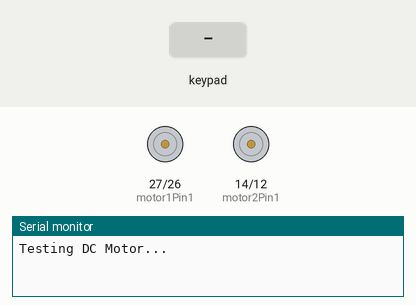
Recording of a sketch running on a simulated ESP32. Shown: motor-driver pin pairs drawn as motors (green arrow = first pin HIGH = forward, orange = second pin HIGH = backward, longer = more drive, scaled by the enable pin), the last lines printed to the serial monitor. Inputs (shaded band) come from the test bench.

Above: at 1.2 s.
1.3 s: key 'U' pressed
At 1.5 s:
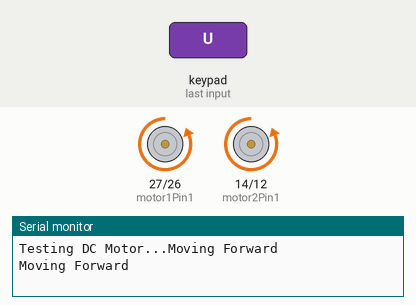
3.2 s: key 'D' pressed
At 3.41 s:
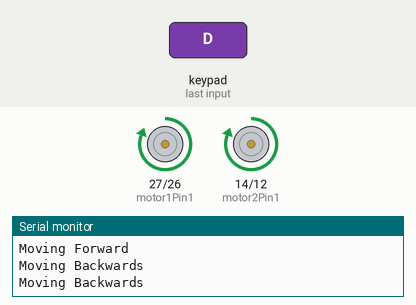
5.1 s: key 'L' pressed
At 5.32 s:
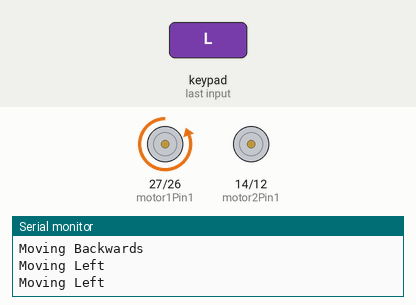
7.0 s: key 'R' pressed
At 7.23 s:
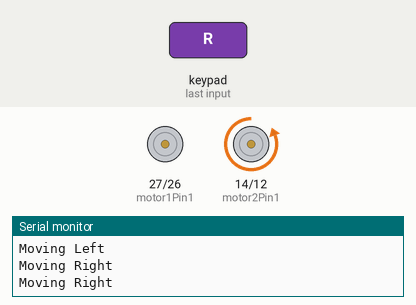
Timing chart, 0 to 9.9 s (numbered marks = the images above; inputs shaded):
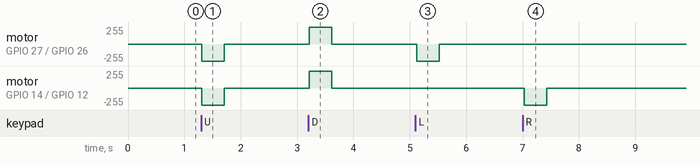

The sketch:

CarController.ino
```cpp
#define CUSTOM_SETTINGS
#define INCLUDE_GAMEPAD_MODULE
#include <DabbleESP32.h>

// Motor A
int motor1Pin1 = 27;
int motor1Pin2 = 26;
int enable1Pin = 25;
const int pwm1Channel = 0;

// Motor B
int motor2Pin1 = 14;
int motor2Pin2 = 12;
int enable2Pin = 13;
const int pwm2Channel = 1;

// Setting PWM properties
const int freq = 30000;
const int resolution = 8;

void setup()
{
  // sets the pins as outputs:
  pinMode(motor1Pin1, OUTPUT);
  pinMode(motor1Pin2, OUTPUT);
  pinMode(enable1Pin, OUTPUT);

  pinMode(motor2Pin1, OUTPUT);
  pinMode(motor2Pin2, OUTPUT);
  pinMode(enable2Pin, OUTPUT);

  // configure LED PWM functionalitites
  ledcSetup(pwm1Channel, freq, resolution);
  ledcSetup(pwm2Channel, freq, resolution);

  // attach the channel to the GPIO to be controlled
  ledcAttachPin(enable1Pin, pwm1Channel);
  ledcAttachPin(enable2Pin, pwm2Channel);

  Serial.begin(115200);
  Dabble.begin("Mit.thui-car");
  // testing
  Serial.print("Testing DC Motor...");
  ledcWrite(pwm1Channel, 255);
  ledcWrite(pwm2Channel, 255);
}

void loop()
{
  Dabble.processInput();
  if (GamePad.isUpPressed())
  {
    Serial.println("Moving Forward");
    digitalWrite(motor1Pin1, LOW);
    digitalWrite(motor1Pin2, HIGH);

    digitalWrite(motor2Pin1, LOW);
    digitalWrite(motor2Pin2, HIGH);
  }
  else if (GamePad.isDownPressed())
  {
    Serial.println("Moving Backwards");
    digitalWrite(motor1Pin1, HIGH);
    digitalWrite(motor1Pin2, LOW);

    digitalWrite(motor2Pin1, HIGH);
    digitalWrite(motor2Pin2, LOW);
  }
  else if (GamePad.isLeftPressed())
  {
    Serial.println("Moving Left");
    digitalWrite(motor1Pin1, LOW);
    digitalWrite(motor1Pin2, HIGH);

    digitalWrite(motor2Pin1, LOW);
    digitalWrite(motor2Pin2, LOW);
  }
  else if (GamePad.isRightPressed())
  {
    Serial.println("Moving Right");
    digitalWrite(motor1Pin1, LOW);
    digitalWrite(motor1Pin2, LOW);

    digitalWrite(motor2Pin1, LOW);
    digitalWrite(motor2Pin2, HIGH);
  }
  else
  {
    digitalWrite(motor1Pin1, LOW);
    digitalWrite(motor1Pin2, LOW);

    digitalWrite(motor2Pin1, LOW);
    digitalWrite(motor2Pin2, LOW);
  }
  delay(100);
}
```

Measured:
- after the input at 1.3 s, motor on GPIO 27 (motor1Pin1) / GPIO 26 (motor1Pin2), motor on GPIO 14 (motor2Pin1) / GPIO 12 (motor2Pin2): stopped → backward 255/255 at once, → stopped 0.40 s later
- after the input at 3.2 s, motor on GPIO 27 (motor1Pin1) / GPIO 26 (motor1Pin2), motor on GPIO 14 (motor2Pin1) / GPIO 12 (motor2Pin2): stopped → forward 255/255 at once, → stopped 0.40 s later
- after the input at 5.1 s, motor on GPIO 27 (motor1Pin1) / GPIO 26 (motor1Pin2): stopped → backward 255/255 at once, → stopped 0.40 s later
- after the input at 7.0 s, motor on GPIO 14 (motor2Pin1) / GPIO 12 (motor2Pin2): stopped → backward 255/255 at once, → stopped 0.40 s later
